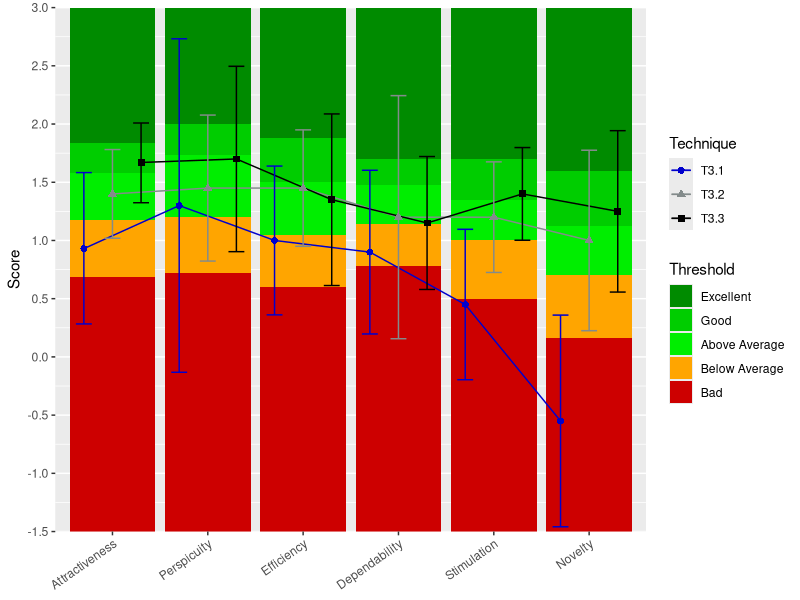
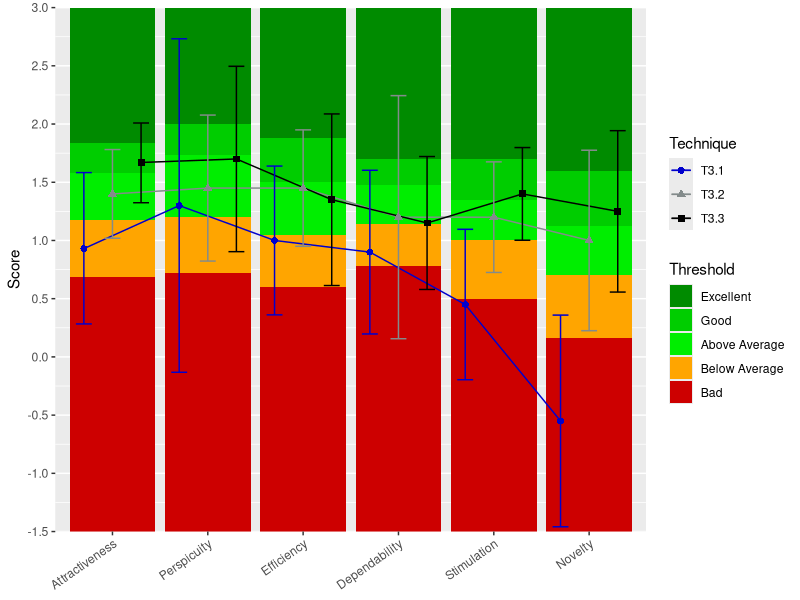

Reproduce these figures in R, in order.
library(ggplot2)
library(tidyverse)

Scale <- c(
  'Attractiveness',
  'Perspicuity',
  'Efficiency',
  'Dependability',
  'Stimulation',
  'Novelty'
)
`Lower Border` <- c(-1.50, -1.50, -1.50, -1.50, -1.50, -1.50)
Bad <- c(0.69, 0.72, 0.6, 0.78, 0.5, 0.16)
`Below Average` <- c(0.49, 0.48, 0.45, 0.36, 0.5, 0.54)
`Above Average` <- c(0.4, 0.53, 0.45, 0.34, 0.35, 0.42)
Good <- c(0.26, 0.27, 0.38, 0.22, 0.35, 0.48)
Excellent <- c(1.16, 1.0, 1.12, 1.3, 1.3, 1.4)

df_benchmark <- data.frame(`Scale` = factor(Scale, levels = Scale), 
                           `Lower Border`, Bad, `Below Average`, `Above Average`, Good, Excellent) %>%
  pivot_longer(!Scale, names_to = 'Threshold', values_to = 'Value') %>%
  mutate(Threshold = str_replace(Threshold, '\\.', ' '))
df_benchmark$Threshold <- factor(df_benchmark$Threshold, levels = c('Excellent', 'Good', 'Above Average', 'Below Average', 'Bad', 'Lower Border'))

`T3.1` <- c(0.93, 1.30, 1.00, 0.90, 0.45, -0.55)
`CI T3.1 lower` <- c(0.283, -0.132, 0.361, 0.197, -0.196, -1.459)
`CI T3.1 upper` <- c(1.583, 2.732, 1.639, 1.603, 1.096, 0.359)

`T3.2` <- c(1.4, 1.45, 1.45, 1.2, 1.2, 1)
`CI T3.2 lower` <- c(1.019, 0.823, 0.950, 0.156, 0.725, 0.225)
`CI T3.2 upper` <- c(1.781, 2.077, 1.950, 2.244, 1.675, 1.775)

`T3.3` <- c(1.67, 1.7, 1.35, 1.15, 1.4, 1.25)
`CI T3.3 lower` <- c(1.324, 0.904, 0.613, 0.579, 1.002, 0.557)
`CI T3.3 upper` <- c(2.009, 2.496, 2.087, 1.721, 1.798, 1.943)

df_techniques <- rbind(data.frame(`Technique` = 'T3.1',
                            `Scale` = factor(Scale, levels = Scale), 
                            `Mean` = `T3.1`,
                            `CI lower` = `CI T3.1 lower`,
                            `CI upper` = `CI T3.1 upper`),
                       data.frame(`Technique` = 'T3.2',
                                  `Scale` = factor(Scale, levels = Scale), 
                                  `Mean` = `T3.2`,
                                  `CI lower` = `CI T3.2 lower`,
                                  `CI upper` = `CI T3.2 upper`),
                       data.frame(`Technique` = 'T3.3',
                                  `Scale` = factor(Scale, levels = Scale), 
                                  `Mean` = `T3.3`,
                                  `CI lower` = `CI T3.3 lower`,
                                  `CI upper` = `CI T3.3 upper`)
                      )
df_techniques$Technique <- factor(df_techniques$Technique, levels = c('T3.1', 'T3.2', 'T3.3'))


# Building Benchmark plot
p <- df_benchmark %>%
  ggplot(aes(x=Scale, y=Value, fill=Threshold)) +
  geom_bar(stat="identity", position = position_stack(vjust = 1)) + 
  scale_y_continuous(limits = c(-1.5, 3), expand = c(0, 0), n.breaks=8) +
  scale_fill_manual(values=c('Excellent' = "green4", 'Good' = "green3", 'Above Average' = "green2", 
                             'Below Average' = "orange", 'Bad' = "red3", 'Lower Border' = "red3"),
                    breaks = c('Excellent', 'Good', 'Above Average', 'Below Average', 'Bad')) +
  theme(axis.text.x = element_text(angle = 35, hjust = 1)) +
  xlab(NULL) +
  ylab("Score") +
  guides(fill = guide_legend(override.aes = list(shape = NA)))

# Adding mean value lines
pos <- position_dodge(0.9)
p <- p +   
  geom_line(data = df_techniques, 
            mapping = aes(x = Scale, y = Mean, fill = NULL, color = Technique, group = Technique), position=pos) +
  geom_point(data = df_techniques, 
             mapping = aes(x = Scale, y = Mean, fill = NULL, color = Technique, shape = Technique, group = Technique), size = 2, position=pos) +
  scale_color_manual(values=c("blue3", "azure4", "black")) +
  geom_errorbar(data = df_techniques, 
                mapping = aes(x = Scale, y = Mean, ymin=CI.lower, ymax=CI.upper, fill = NULL, color = Technique, group = Technique), width=.5, position=pos)

# Save plot
ggsave("benchmarkT3.pdf", plot = p, width = 150, height = 100, units = 'mm')
ggsave("benchmarkT3.png", plot = p, width = 150, height = 100, units = 'mm')

